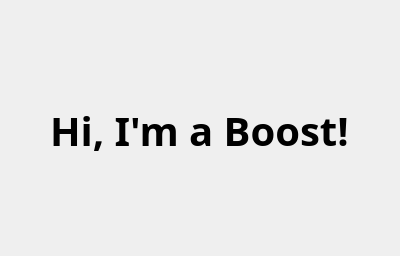
<?xml version="1.0" encoding="UTF-8"?>
<ui version="4.0">
 <class>boost</class>
 <widget class="QDialog" name="boost">
  <property name="geometry">
   <rect>
    <x>0</x>
    <y>0</y>
    <width>400</width>
    <height>256</height>
   </rect>
  </property>
  <property name="windowTitle">
   <string>Dialog</string>
  </property>
  <widget class="QLabel" name="label">
   <property name="geometry">
    <rect>
     <x>50</x>
     <y>80</y>
     <width>301</width>
     <height>101</height>
    </rect>
   </property>
   <property name="font">
    <font>
     <family>Ink Free</family>
     <pointsize>30</pointsize>
     <weight>75</weight>
     <bold>true</bold>
    </font>
   </property>
   <property name="text">
    <string>Hi, I'm a Boost!</string>
   </property>
  </widget>
 </widget>
 <resources/>
 <connections/>
</ui>
